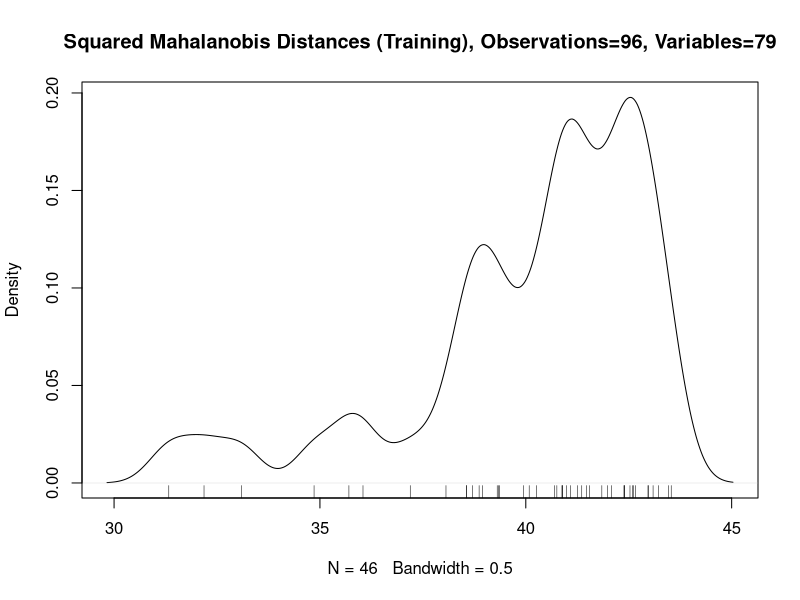
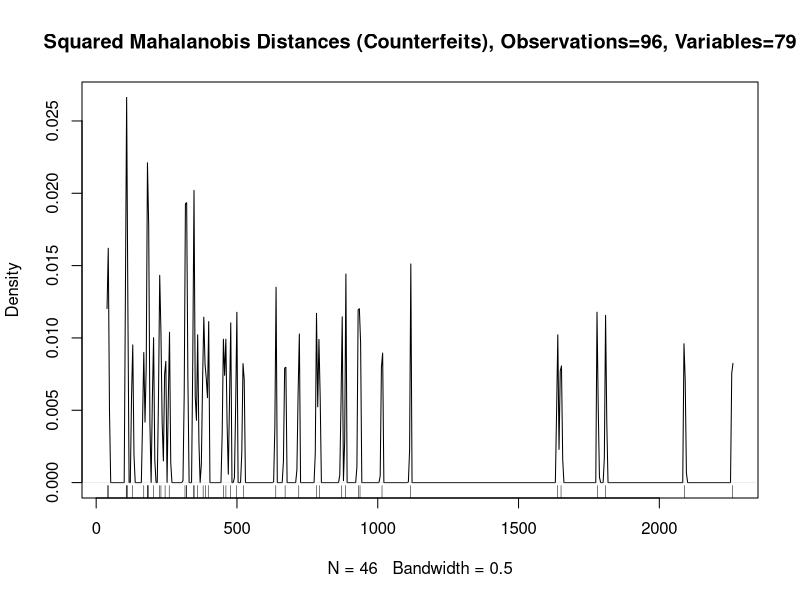
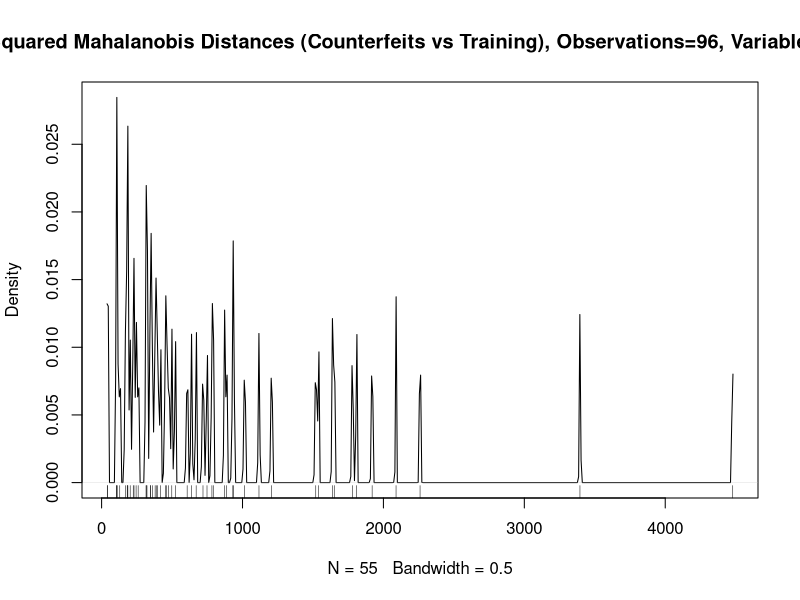
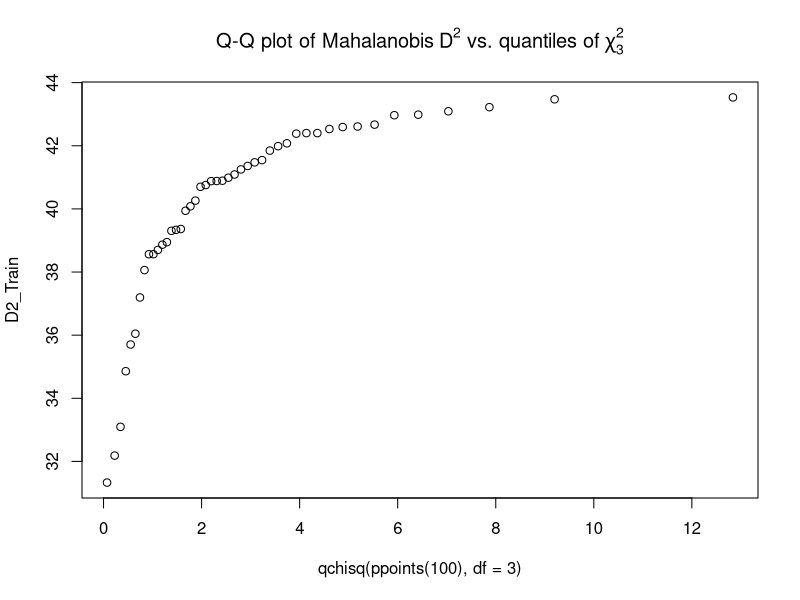
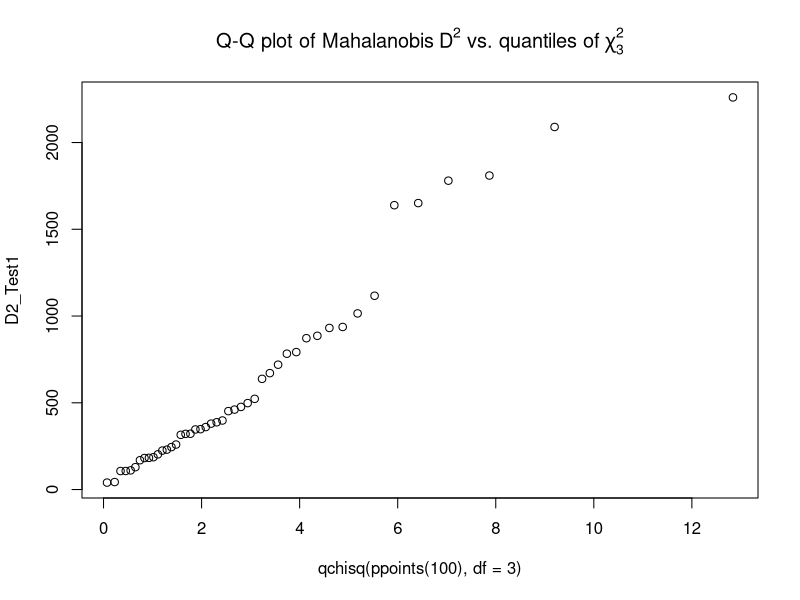
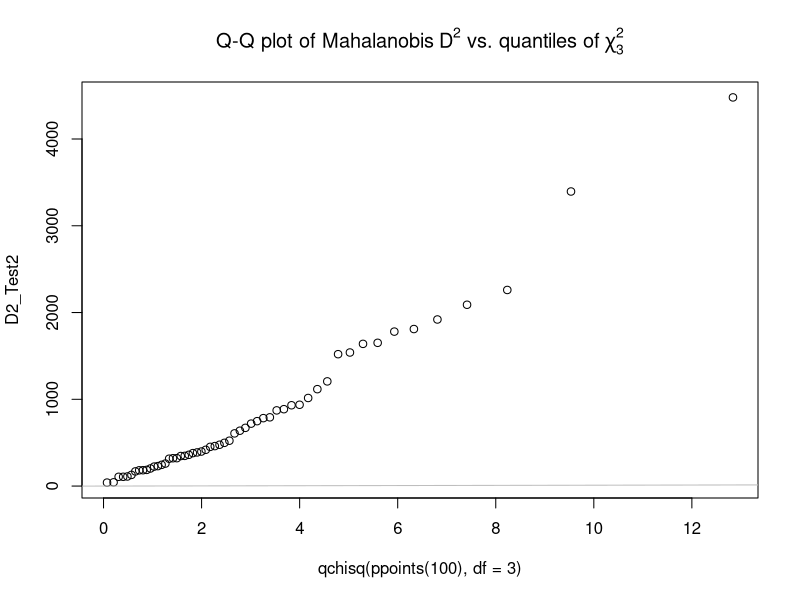

Write the R code that produced these figures, in order.
#Let's get started...

#setwd 
setwd("/Users/don/Documents/R/Anomaly//")

#getwd
getwd()








train_raw <- read.csv("Train_set.csv", header = TRUE) 

test_1 <- read.csv("Test_set_legit.csv", header = TRUE) 
test_2 <- read.csv("Test_set_with_other_deno.csv", header = TRUE)



#Convert each file.csv into a column-matrix
train_matrix <- cbind(train_raw)
test1_matrix <- cbind(test_1) 
test2_matrix <- cbind(test_2)  


#Covariances
train_cov <- cov(train_matrix)
test1_cov <- cov(test1_matrix)
test2_cov <- cov(test2_matrix)

#Inverse
train_inv <- cov(train_cov)
test1_inv <- cov(test1_cov)
test2_inv <- cov(test2_cov)


#For training set
D2_Train <- mahalanobis(train_matrix, colMeans(train_matrix), train_cov)  
D2_Test1 <- mahalanobis(test1_matrix, colMeans(train_matrix), train_cov) 
D2_Test2 <- mahalanobis(test2_matrix, colMeans(train_matrix), train_cov) 





plot(density(D2_Train, bw = 0.5),
     main="Squared Mahalanobis Distances (Training), Observations=96, Variables=79") ; rug(D2_Train)
plot(density(D2_Test1, bw = 0.5),
     main="Squared Mahalanobis Distances (Counterfeits), Observations=96, Variables=79") ; rug(D2_Test1)
plot(density(D2_Test2, bw = 0.5),
     main="Squared Mahalanobis Distances (Counterfeits vs Training), Observations=96, Variables=79") ; rug(D2_Test2)



################
#Q-Q Plots (Training)
D2_Train_Plot <- qqplot(qchisq(ppoints(100), df = 3), D2_Train,
                        main = expression("Q-Q plot of Mahalanobis" * ~D^2 *
                                            " vs. quantiles of" * ~ chi[3]^2))


D2_Train_cft_Plot <- qqplot(qchisq(ppoints(100), df = 3), D2_Test1,
                            main = expression("Q-Q plot of Mahalanobis" * ~D^2 *
                                                " vs. quantiles of" * ~ chi[3]^2))


D2_Train_cft_vs_legit_Plot <- qqplot(qchisq(ppoints(100), df = 3), D2_Test2,
                                     main = expression("Q-Q plot of Mahalanobis" * ~D^2 *
                                                         " vs. quantiles of" * ~ chi[3]^2))

abline(0,1,col='gray')  #I don't get why this is here...

#write D2's into csv.files for quick observations
write.table(D2_Train, file = "D2_Train.csv",row.names=FALSE, na="",col.names=FALSE, sep=",")
write.table(D2_Test1, file = "D2_Test1.csv",row.names=FALSE, na="",col.names=FALSE, sep=",")
write.table(D2_Test2, file = "D2_Test2.csv",row.names=FALSE, na="",col.names=FALSE, sep=",")


